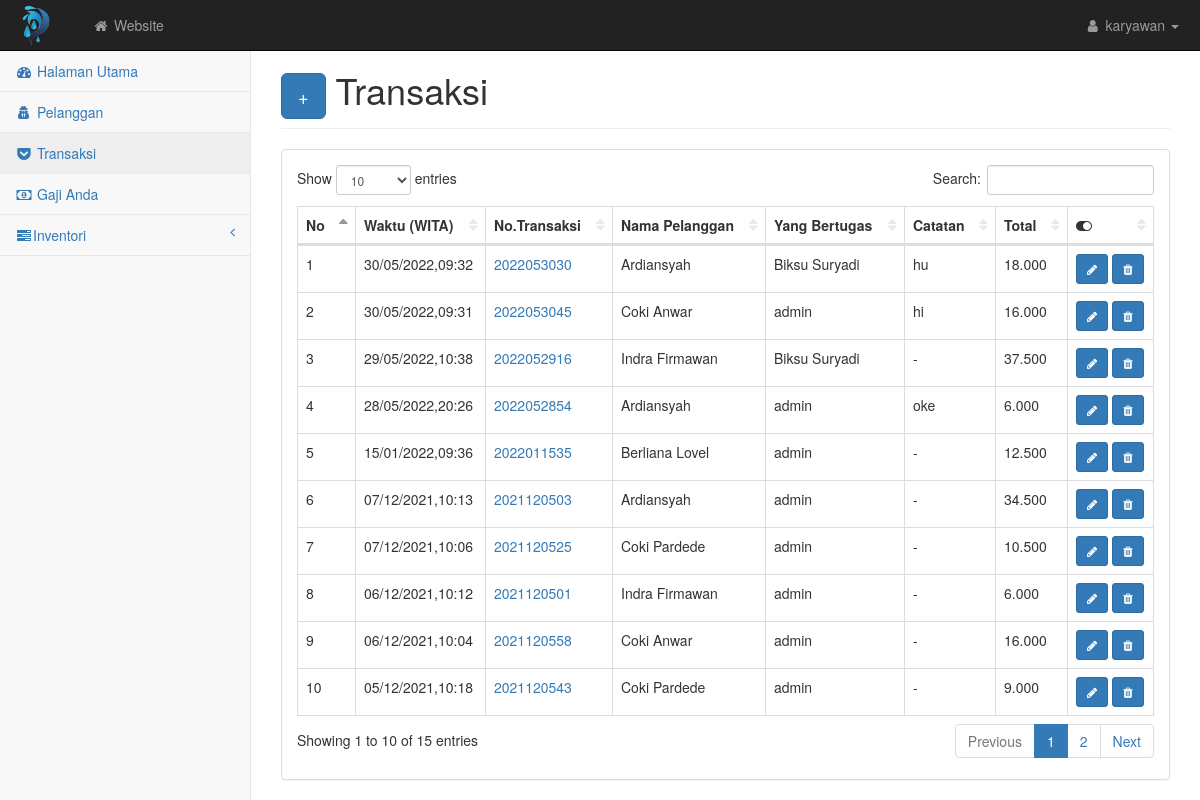
The app's page /nolag77/transaksi.php with its own data.
### tables this page shows
CREATE TABLE `transaksi` (
  `notransaksi` varchar(15) NOT NULL,
  `id` int(5) NOT NULL,
  `tgl` datetime NOT NULL,
  `total` float NOT NULL,
  `catatan` varchar(100) NOT NULL,
  `bertugas` varchar(80) NOT NULL
);

CREATE TABLE `user` (
  `id` int(5) NOT NULL,
  `nama` varchar(100) NOT NULL,
  `username` varchar(10) NOT NULL,
  `password` varchar(10) NOT NULL,
  `jk` enum('Laki-Laki','Wanita') NOT NULL,
  `telp` varchar(15) NOT NULL,
  `alamat` text NOT NULL,
  `level` varchar(30) NOT NULL
);

### nolag77/transaksi.php (the view, shortened to what this page needs)
<?php require('atas.php'); error_reporting(0); ?>
<div id="page-wrapper">
    <div class="container-fluid">
        <div class="row">
            <div class="col-lg-12">
                <h1 class="page-header"><button class="btn btn-primary btn-lg"><a href="transaksi_input.php" style="color: white; text-decoration: none">+</a></button> Transaksi</h1>
            </div>
        </div>
        <div class="row">
            <div class="col-lg-12">
                <div class="panel panel-default">
                    <div class="panel-body">
                        <div class="table-responsive">
                            <table class="table table-bordered table-hover" id="dataTables-example">
                                <thead class="success">
                                    <tr>
                                        <th>No</th>
                                        <th>Waktu (WITA)</th>
                                        <th>No.Transaksi</th>
                                        <th>Nama Pelanggan</th>
                                        <th>Yang Bertugas</th>
                                        <th>Catatan</th>
                                        <th>Total</th>
                                        <th><i class="fa fa-toggle-on"></i></th>
                                    </tr>
                                </thead>
                                <tbody>
                                    <?php $no=1; $query = mysqli_query($kon, "SELECT * FROM transaksi INNER JOIN user ON transaksi.id = user.id ORDER BY tgl DESC");
                                        while($data = mysqli_fetch_array($query)){ ?>
                                            <tr class="odd gradeX">
                                                    <td><?= $no++; ?></td>
                                                    <td><?= date('d/m/Y,H:i',strtotime($data['tgl'])) ?></td>
                                                    <td><a href="transaksi_detail.php?notransaksi=<?= $data['notransaksi'] ?>"><?= $data['notransaksi'] ?></a>
                                                    </td>
                                                    <td><?= $data['nama'] ?></td>
                                                    <td><?= $data['bertugas'] ?></td>
                                                    <td><?= $data['catatan'] ?></td>
                                                    <td><?= number_format($data['total'],0,'.','.') ?></td>
                                                    <td>
                                                    <a href="transaksi_edit.php?notransaksi=<?php echo $data['notransaksi']; ?>" class="btn btn-primary btn-sm"><i class="fa fa-pencil"></i></a>
                                                    <button class="btn btn-primary btn-sm" type="button" onclick="return confirm('Yakin ingin Menghapus?');"><a href="delete.php?notransaksi=<?php echo $data['notransaksi'] ?>" style="color: white;"><i class="fa fa-trash"></i></a></button>
                                                    </td>
                                                </tr>
                                        <?php } ?>
                                </tbody>
                            </table>
                        </div>
                    </div>
                </div>
            </div>
        </div>
    </div>
</div>
    </div>
<?php require('bawah.php') ?>

### nolag77/css/startmin.css (style rules this page uses)
body { background-color: #f8f8f8; }
#page-wrapper { padding-top: 30px; min-height: 568px; background-color: #fff; }
@media (min-width:768px) { #page-wrapper { position: inherit; margin-left: 250px; padding: 30px 15px 0 15px; border-left: 1px solid #e7e7e7; } }
table.dataTable thead .sorting, table.dataTable thead .sorting_asc, table.dataTable thead .sorting_desc, table.dataTable thead .sorting_asc_disabled, table.dataTable thead .sorting_desc_disabled { background: 0 0; }
table.dataTable thead .sorting_asc:after { content: "\f0de"; float: right; font-family: fontawesome; }
table.dataTable thead .sorting:after { content: "\f0dc"; float: right; font-family: fontawesome; color: rgba(50,50,50,.5); }

### records on screen
transaksi: tgl "30/05/2022,09:32", notransaksi "2022053030", id.nama "Ardiansyah", bertugas "Biksu Suryadi", catatan "hu", total "18.000"
transaksi: tgl "30/05/2022,09:31", notransaksi "2022053045", id.nama "Coki Anwar", bertugas "admin", catatan "hi", total "16.000"
transaksi: tgl "29/05/2022,10:38", notransaksi "2022052916", id.nama "Indra Firmawan", bertugas "Biksu Suryadi", catatan "-", total "37.500"
transaksi: tgl "28/05/2022,20:26", notransaksi "2022052854", id.nama "Ardiansyah", bertugas "admin", catatan "oke", total "6.000"
transaksi: tgl "15/01/2022,09:36", notransaksi "2022011535", id.nama "Berliana Lovel", bertugas "admin", catatan "-", total "12.500"
transaksi: tgl "07/12/2021,10:13", notransaksi "2021120503", id.nama "Ardiansyah", bertugas "admin", catatan "-", total "34.500"
transaksi: tgl "07/12/2021,10:06", notransaksi "2021120525", id.nama "Coki Pardede", bertugas "admin", catatan "-", total "10.500"
transaksi: tgl "06/12/2021,10:12", notransaksi "2021120501", id.nama "Indra Firmawan", bertugas "admin", catatan "-", total "6.000"
transaksi: tgl "06/12/2021,10:04", notransaksi "2021120558", id.nama "Coki Anwar", bertugas "admin", catatan "-", total "16.000"
transaksi: tgl "05/12/2021,10:18", notransaksi "2021120543", id.nama "Coki Pardede", bertugas "admin", catatan "-", total "9.000"
